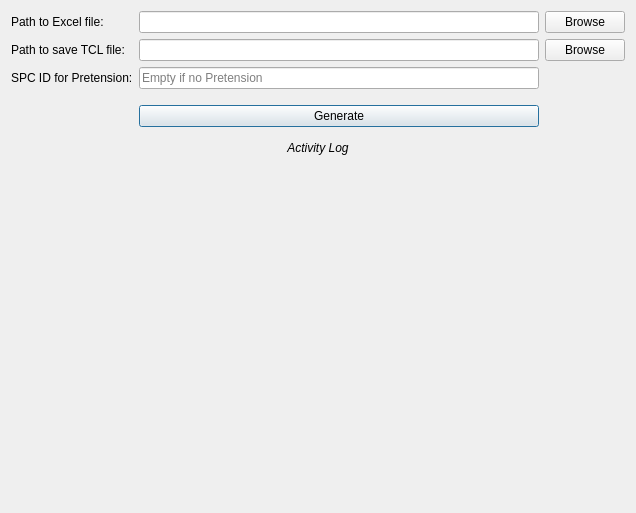
<?xml version="1.0" encoding="UTF-8"?>
<ui version="4.0">
 <class>load</class>
 <widget class="QDialog" name="load">
  <property name="geometry">
   <rect>
    <x>0</x>
    <y>0</y>
    <width>614</width>
    <height>513</height>
   </rect>
  </property>
  <property name="windowTitle">
   <string>Loadcase and Loadstep Generator for Hypermesh</string>
  </property>
  <layout class="QGridLayout" name="gridLayout">
   <item row="0" column="2">
    <widget class="QPushButton" name="browseExcel">
     <property name="focusPolicy">
      <enum>Qt::NoFocus</enum>
     </property>
     <property name="text">
      <string>Browse</string>
     </property>
    </widget>
   </item>
   <item row="0" column="1">
    <widget class="QLineEdit" name="excel_file">
     <property name="sizePolicy">
      <sizepolicy hsizetype="MinimumExpanding" vsizetype="Fixed">
       <horstretch>0</horstretch>
       <verstretch>0</verstretch>
      </sizepolicy>
     </property>
     <property name="minimumSize">
      <size>
       <width>400</width>
       <height>0</height>
      </size>
     </property>
     <property name="focusPolicy">
      <enum>Qt::StrongFocus</enum>
     </property>
    </widget>
   </item>
   <item row="5" column="0" colspan="3">
    <widget class="QLabel" name="label_6">
     <property name="sizePolicy">
      <sizepolicy hsizetype="Preferred" vsizetype="Minimum">
       <horstretch>0</horstretch>
       <verstretch>0</verstretch>
      </sizepolicy>
     </property>
     <property name="minimumSize">
      <size>
       <width>0</width>
       <height>30</height>
      </size>
     </property>
     <property name="maximumSize">
      <size>
       <width>16777215</width>
       <height>40</height>
      </size>
     </property>
     <property name="text">
      <string>&lt;html&gt;&lt;head/&gt;&lt;body&gt;&lt;p align=&quot;center&quot;&gt;&lt;span style=&quot; font-style:italic;&quot;&gt;Activity Log&lt;/span&gt;&lt;/p&gt;&lt;/body&gt;&lt;/html&gt;</string>
     </property>
    </widget>
   </item>
   <item row="7" column="0">
    <spacer name="verticalSpacer_2">
     <property name="orientation">
      <enum>Qt::Vertical</enum>
     </property>
     <property name="sizeType">
      <enum>QSizePolicy::Fixed</enum>
     </property>
     <property name="sizeHint" stdset="0">
      <size>
       <width>0</width>
       <height>0</height>
      </size>
     </property>
    </spacer>
   </item>
   <item row="3" column="1">
    <spacer name="verticalSpacer">
     <property name="orientation">
      <enum>Qt::Vertical</enum>
     </property>
     <property name="sizeType">
      <enum>QSizePolicy::Fixed</enum>
     </property>
     <property name="sizeHint" stdset="0">
      <size>
       <width>20</width>
       <height>10</height>
      </size>
     </property>
    </spacer>
   </item>
   <item row="4" column="1">
    <widget class="QPushButton" name="generate">
     <property name="focusPolicy">
      <enum>Qt::StrongFocus</enum>
     </property>
     <property name="text">
      <string>Generate</string>
     </property>
    </widget>
   </item>
   <item row="2" column="0">
    <widget class="QLabel" name="label_5">
     <property name="text">
      <string>SPC ID for Pretension:</string>
     </property>
    </widget>
   </item>
   <item row="0" column="0">
    <widget class="QLabel" name="label">
     <property name="text">
      <string>Path to Excel file:</string>
     </property>
    </widget>
   </item>
   <item row="6" column="0" colspan="3">
    <widget class="QLabel" name="errorLabel">
     <property name="sizePolicy">
      <sizepolicy hsizetype="Preferred" vsizetype="MinimumExpanding">
       <horstretch>0</horstretch>
       <verstretch>0</verstretch>
      </sizepolicy>
     </property>
     <property name="minimumSize">
      <size>
       <width>50</width>
       <height>300</height>
      </size>
     </property>
     <property name="maximumSize">
      <size>
       <width>16777215</width>
       <height>16777215</height>
      </size>
     </property>
     <property name="text">
      <string/>
     </property>
    </widget>
   </item>
   <item row="1" column="1">
    <widget class="QLineEdit" name="tcl_file">
     <property name="sizePolicy">
      <sizepolicy hsizetype="MinimumExpanding" vsizetype="Fixed">
       <horstretch>0</horstretch>
       <verstretch>0</verstretch>
      </sizepolicy>
     </property>
     <property name="minimumSize">
      <size>
       <width>400</width>
       <height>0</height>
      </size>
     </property>
     <property name="focusPolicy">
      <enum>Qt::StrongFocus</enum>
     </property>
    </widget>
   </item>
   <item row="1" column="2">
    <widget class="QPushButton" name="browseTCL">
     <property name="focusPolicy">
      <enum>Qt::NoFocus</enum>
     </property>
     <property name="text">
      <string>Browse</string>
     </property>
    </widget>
   </item>
   <item row="1" column="0">
    <widget class="QLabel" name="label_2">
     <property name="text">
      <string>Path to save TCL file:</string>
     </property>
    </widget>
   </item>
   <item row="2" column="1">
    <widget class="QLineEdit" name="pretSPC">
     <property name="sizePolicy">
      <sizepolicy hsizetype="MinimumExpanding" vsizetype="Fixed">
       <horstretch>0</horstretch>
       <verstretch>0</verstretch>
      </sizepolicy>
     </property>
     <property name="minimumSize">
      <size>
       <width>400</width>
       <height>0</height>
      </size>
     </property>
     <property name="focusPolicy">
      <enum>Qt::StrongFocus</enum>
     </property>
     <property name="text">
      <string/>
     </property>
     <property name="placeholderText">
      <string>Empty if no Pretension</string>
     </property>
    </widget>
   </item>
  </layout>
 </widget>
 <tabstops>
  <tabstop>excel_file</tabstop>
  <tabstop>tcl_file</tabstop>
  <tabstop>pretSPC</tabstop>
  <tabstop>generate</tabstop>
  <tabstop>browseExcel</tabstop>
  <tabstop>browseTCL</tabstop>
 </tabstops>
 <resources/>
 <connections/>
</ui>
